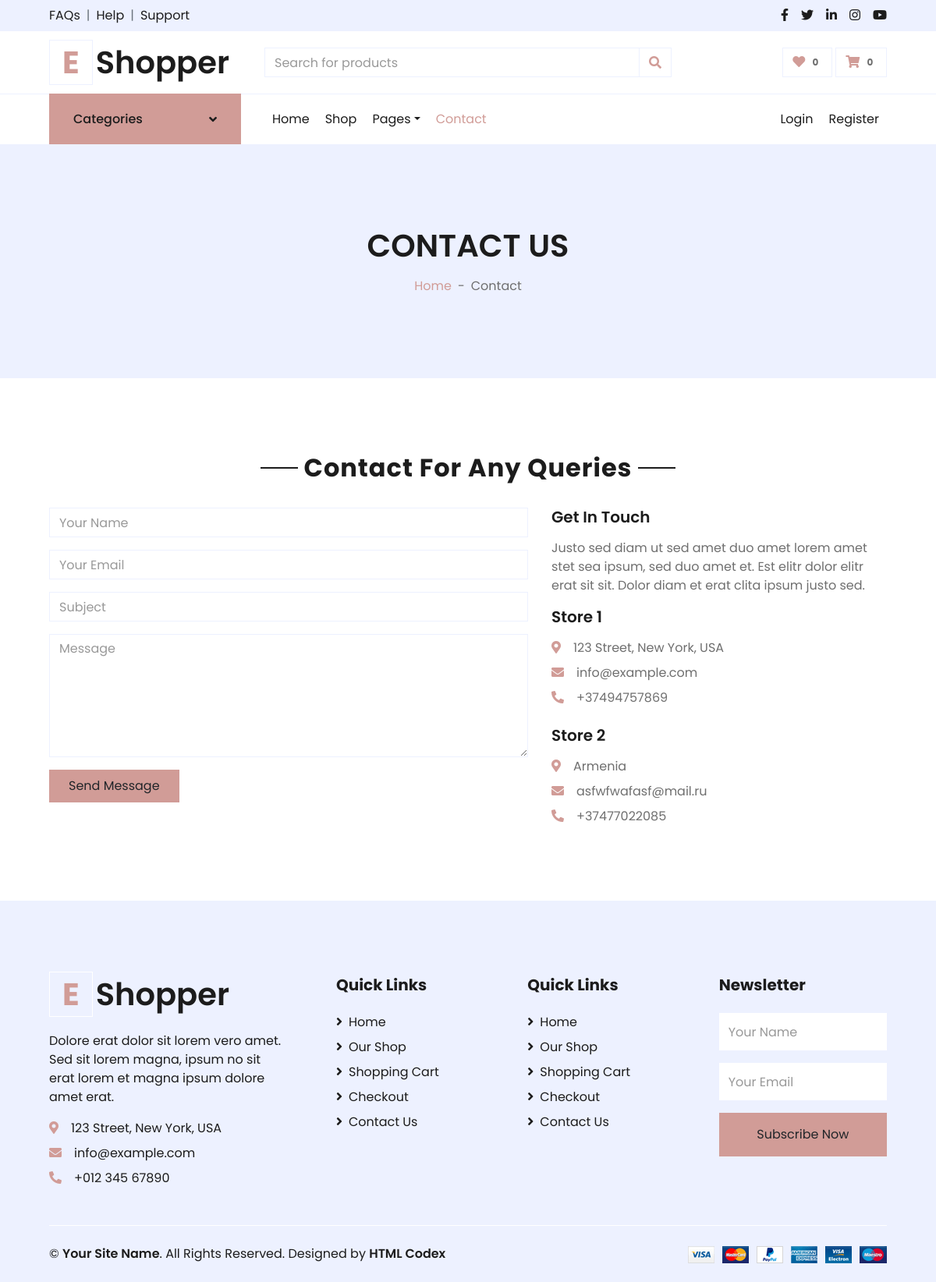
Page /contact/ on the committed database.
### main/models.py (models this page shows, shortened)
class GetInTouch(models.Model):
    char = models.CharField('Char', max_length=254)

class StoreOne(models.Model):
    address = models.CharField('Address', max_length=254)
    email = models.EmailField('Email')
    phone = PhoneNumberField()

class StoreTwo(models.Model):
    address = models.CharField('Address', max_length=254)
    email = models.EmailField('Email')
    phone = PhoneNumberField()

### main/views.py (the view, shortened to what this page needs)
# urls.py: path('contact/', ContactPageListView.as_view(), name='contact'),
class ContactPageListView(generic.ListView):
    template_name = 'contact.html'
    @staticmethod
    def __extract_all_data():
        categories = Category.objects.all()[1:]
        sub_categories_dresses = SubCategory.objects.all()[:3]
        sub_categories = SubCategory.objects.all()
        get_it_touch = GetInTouch.objects.get()
        store_one = StoreOne.objects.get()
        store_two = StoreTwo.objects.get()
        context = {
            'navbar': 'contact',
            'categories': categories,
            'sub_categories': sub_categories,
            'sub_categories_dresses': sub_categories_dresses,
            'get_it_touch': get_it_touch,
            'store_one': store_one,
            'store_two': store_two,
        }
        return context
    def get(self, request):
        context = self.__extract_all_data()
        return render(request, self.template_name, context)

### main/templates/contact.html (shortened to what this page needs)
{% extends 'base.html' %}
{% block 'header' %}
    <div class="container-fluid bg-secondary mb-5">
        <div class="d-flex flex-column align-items-center justify-content-center" style="min-height: 300px">
            <h1 class="font-weight-semi-bold text-uppercase mb-3">Contact Us</h1>
            <div class="d-inline-flex">
                <p class="m-0"><a href="">Home</a></p>
                <p class="m-0 px-2">-</p>
                <p class="m-0">Contact</p>
            </div>
        </div>
    </div>
{% endblock %}
{% block 'content' %}
    <div class="container-fluid pt-5">
        <div class="text-center mb-4">
            <h2 class="section-title px-5"><span class="px-2">Contact For Any Queries</span></h2>
        </div>
        <div class="row px-xl-5">
            <div class="col-lg-7 mb-5">
                <div class="contact-form">
                    <form name="sentMessage" id="contactForm" novalidate="novalidate" method="post">
                        <div class="control-group">
                            <input type="text" class="form-control" name="name" id="name" placeholder="Your Name"
                                required="required" data-validation-required-message="Please enter your name" />
                        </div>
                        <div class="control-group">
                            <input type="email" name="email" class="form-control" id="email" placeholder="Your Email"
                                required="required" data-validation-required-message="Please enter your email" />
                        </div>
                        <div class="control-group">
                            <input type="text" name="subject" class="form-control" id="subject" placeholder="Subject"
                                required="required" data-validation-required-message="Please enter a subject" />
                        </div>
                        <div class="control-group">
                            <textarea class="form-control" name="message" rows="6" id="message" placeholder="Message"
                                required="required"
                                data-validation-required-message="Please enter your message"></textarea>
                        </div>
                        <div>
                            <button class="btn btn-primary py-2 px-4" type="submit" id="sendMessageButton">Send
                                Message</button>
                        </div>
                    </form>
                </div>
            </div>
            <div class="col-lg-5 mb-5">
                <h5 class="font-weight-semi-bold mb-3">Get In Touch</h5>
                <p>{{ get_it_touch.char }}</p>
                <div class="d-flex flex-column mb-3">
                    <h5 class="font-weight-semi-bold mb-3">Store 1</h5>
                    <p class="mb-2"><i class="fa fa-map-marker-alt text-primary mr-3"></i>{{ store_one.address }}</p>
                    <p class="mb-2"><i class="fa fa-envelope text-primary mr-3"></i>{{ store_one.email }}</p>
                    <p class="mb-2"><i class="fa fa-phone-alt text-primary mr-3"></i>{{ store_one.phone }}</p>
                </div>
                <div class="d-flex flex-column">
                    <h5 class="font-weight-semi-bold mb-3">Store 2</h5>
                    <p class="mb-2"><i class="fa fa-map-marker-alt text-primary mr-3"></i>{{ store_two.address }}</p>
                    <p class="mb-2"><i class="fa fa-envelope text-primary mr-3"></i>{{ store_two.email }}</p>
                    <p class="mb-0"><i class="fa fa-phone-alt text-primary mr-3"></i>{{ store_two.phone }}</p>
                </div>
            </div>
        </div>
    </div>
{% endblock %}

### rows in the picture
GetInTouch: char "Justo sed diam ut sed amet duo amet lorem amet stet sea ipsum, sed duo amet et. Est elitr dolor elitr erat sit sit. Dolor diam et erat clita ipsum justo sed."
StoreOne: address "123 Street, New York, USA", email "info@example.com", phone "+37494757869"
StoreTwo: address "Armenia", email "asfwfwafasf@mail.ru", phone "+37477022085"
